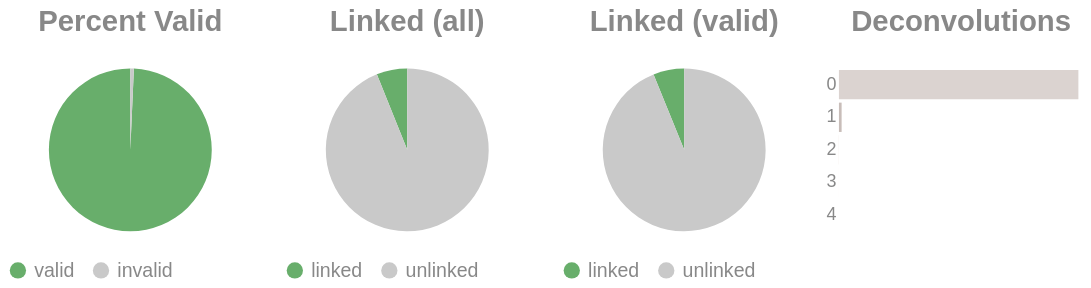

Notebook source saved alongside this figure:
### Code cell
if SKIPLR:
    pass
else:
    clash = Counter()
    for i in valids['molecule'].to_list():
        _mol = i.split("-")
        if len(_mol) == 1:
            clash.update('0')
        else:
            clash.update(_mol[-1])

    _d = {"deconvolutions": [], 'count': []}
    for k,v in clash.items():
        _d['deconvolutions'].append(k)
        _d['count'].append(v)

    tot_valid = valids['reads'].sum()
    mask = valids['reads'] >= 2
    n_linked_reads = valids.filter(mask)['reads'].sum()
    if n_linked_reads == 0:
        print_html("No linked molecules (>=2 reads) were detected; skipping linked-only distributions.")
        SKIPLR = True
    else:
        perc_valid = round(tot_valid / n_reads, 4)
        linked_perc_abs = round(n_linked_reads / n_reads, 4)
        linked_perc = round(n_linked_reads / tot_valid, 4)

    _valid = pl.DataFrame({"valids": ['valid', 'invalid'], "count": [tot_valid, n_reads - tot_valid]})
    _linked_abs = pl.DataFrame({"linked (absolute)": ['linked', 'unlinked'], "count": [n_linked_reads, n_reads - n_linked_reads]})
    _linked_rel = pl.DataFrame({"linked (valids)": ['linked', 'unlinked'], "count": [n_linked_reads, tot_valid - n_linked_reads]})

    (
        alt.hconcat(
            piechart(_valid, goodval = 'valid', title = "Percent Valid"),
            piechart(_linked_abs, goodval = "linked", title =  "Linked (all)"),
            piechart(_linked_rel, goodval = "linked", title =  "Linked (valid)"),
            convolutionbar(pl.DataFrame(_d), title = "Deconvolutions"),
            center = True,
            bounds = 'flush'
        )
        .resolve_scale(color='independent')
        .resolve_legend('independent')
        .properties(usermeta={'embedOptions': {"actions": False}})
    ).display()

### Figure 1 — Vega-Lite specification as saved in the notebook (floating-point values rounded to 4 significant figures)
{"width": "container", "height": 400, "config": {"title": {"anchor": "start", "dy": -15, "fontSize": 18, "color": "#888888", "subtitleColor": "#888888", "subtitleFontSize": 14}, "arc": {"fill": "#0072B2"}, "axis": {"domainColor": "#888888", "domainWidth": 0.5, "gridWidth": 0.2, "grid": false, "titleFontWeight": 400, "titleFontSize": 15, "labelFontSize": 11, "labelColor": "#888888", "tickColor": "#888888", "tickWidth": 0.2, "titleColor": "#888888"}, "axisBand": {"grid": false}, "axisX": {"grid": true, "tickSize": 10, "domainCap": "round"}, "axisY": {"domain": false, "grid": true, "tickSize": 0, "domainCap": "round"}, "background": "transparent", "header": {"labelFontSize": 15, "labelColor": "#888888", "titleFontSize": 15, "titleFontWeight": 600, "titleColor": "#888888"}, "legend": {"labelFont": "sans-serif", "labelFontSize": 12, "labelColor": "#888888", "symbolSize": 100, "symbolType": "circle", "titleFontSize": 12, "titlePadding": 10, "titleColor": "#888888", "title": null}, "range": {"category": ["#E69F00", "#56B4E9", "#009E73", "#F0E442", "#0072B2", "#D55E00", "#CC79A7", "#000000"], "diverging": ["#cfe8f3", "#a2d4ec", "#73bfe2", "#46abdb", "#1696d2", "#12719e"]}, "area": {"fill": "#0072B2", "fillOpacity": 0.7, "line": true, "strokeOpacity": 0.7}, "line": {"color": "#0072B2", "stroke": "#0072B2", "strokeWidth": 2}, "trail": {"color": "#0072B2", "stroke": "#0072B2", "strokeWidth": 0, "size": 1}, "point": {"filled": true, "fillOpacity": 1.0, "size": 95}, "text": {"color": "#888888", "fontSize": 11, "align": "right", "fontWeight": 400, "size": 11}, "bar": {"fill": "#0072B2", "stroke": null}, "view": {"stroke": null, "continuousWidth": 660, "continuousHeight": 400}}, "hconcat": [{"data": {"name": "data-2f9d309521527d7dcbfaa9147adf15c2"}, "mark": {"type": "arc"}, "encoding": {"color": {"field": "valids", "legend": {"orient": "bottom", "title": null}, "scale": {"domain": ["valid", "invalid"], "range": ["#68ae6b", "#C9C9C9"]}, "title": "Valids", "type": "nominal"}, "theta": {"field": "count", "type": "quantitative"}, "tooltip": [{"field": "valids", "title": "Valids", "type": "ordinal"}, {"field": "percent", "format": ".2%", "title": "Percent", "type": "quantitative"}, {"field": "count", "title": "Count", "type": "quantitative"}]}, "height": 100, "title": {"text": "Percent Valid", "align": "center", "anchor": "middle"}, "transform": [{"calculate": "datum.count / 1237742", "as": "percent"}], "width": 150}, {"data": {"name": "data-305f390f76f5a47603eb717e6f747edd"}, "mark": {"type": "arc"}, "encoding": {"color": {"field": "linked (absolute)", "legend": {"orient": "bottom", "title": null}, "scale": {"domain": ["linked", "unlinked"], "range": ["#68ae6b", "#C9C9C9"]}, "title": "Linked (Absolute)", "type": "nominal"}, "theta": {"field": "count", "type": "quantitative"}, "tooltip": [{"field": "linked (absolute)", "title": "Linked (Absolute)", "type": "ordinal"}, {"field": "percent", "format": ".2%", "title": "Percent", "type": "quantitative"}, {"field": "count", "title": "Count", "type": "quantitative"}]}, "height": 100, "title": {"text": "Linked (all)", "align": "center", "anchor": "middle"}, "transform": [{"calculate": "datum.count / 1237742", "as": "percent"}], "width": 150}, {"data": {"name": "data-754e09a3381bb5ba68ecac692664aa08"}, "mark": {"type": "arc"}, "encoding": {"color": {"field": "linked (valids)", "legend": {"orient": "bottom", "title": null}, "scale": {"domain": ["linked", "unlinked"], "range": ["#68ae6b", "#C9C9C9"]}, "title": "Linked (Valids)", "type": "nominal"}, "theta": {"field": "count", "type": "quantitative"}, "tooltip": [{"field": "linked (valids)", "title": "Linked (Valids)", "type": "ordinal"}, {"field": "percent", "format": ".2%", "title": "Percent", "type": "quantitative"}, {"field": "count", "title": "Count", "type": "quantitative"}]}, "height": 100, "title": {"text": "Linked (valid)", "align": "center", "anchor": "middle"}, "transform": [{"calculate": "datum.count / 1229094", "as": "percent"}], "width": 150}, {"data": {"name": "data-fb9da2ac686c4befcec020d49269a9e1"}, "mark": {"type": "bar"}, "encoding": {"color": {"field": "deconvolutions", "legend": null, "scale": {"scheme": "lightgreyred"}, "type": "nominal"}, "tooltip": [{"field": "deconvolutions", "title": "Deconvolutions", "type": "ordinal"}, {"field": "percent", "format": ".2%", "title": "Percent", "type": "quantitative"}, {"field": "count", "title": "Count", "type": "quantitative"}], "x": {"axis": null, "field": "count", "type": "quantitative"}, "y": {"field": "deconvolutions", "sort": "ascending", "title": null, "type": "nominal"}}, "height": 100, "title": {"text": "Deconvolutions", "align": "center", "anchor": "middle"}, "transform": [{"calculate": "datum.count / 1189456", "as": "percent"}], "width": 150}], "bounds": "flush", "center": true, "resolve": {"legend": {"angle": "independent"}, "scale": {"color": "independent"}}, "usermeta": {"embedOptions": {"actions": false}}, "$schema": "https://vega.github.io/schema/vega-lite/v6.1.0.json", "datasets": {"data-2f9d309521527d7dcbfaa9147adf15c2": [{"valids": "valid", "count": 1229094}, {"valids": "invalid", "count": 8648}], "data-305f390f76f5a47603eb717e6f747edd": [{"linked (absolute)": "linked", "count": 75396}, {"linked (absolute)": "unlinked", "count": 1162346}], "data-754e09a3381bb5ba68ecac692664aa08": [{"linked (valids)": "linked", "count": 75396}, {"linked (valids)": "unlinked", "count": 1153698}], "data-fb9da2ac686c4befcec020d49269a9e1": [{"deconvolutions": "0", "count": 1175961}, {"deconvolutions": "1", "count": 13209}, {"deconvolutions": "2", "count": 270}, {"deconvolutions": "3", "count": 15}, {"deconvolutions": "4", "count": 1}]}}
